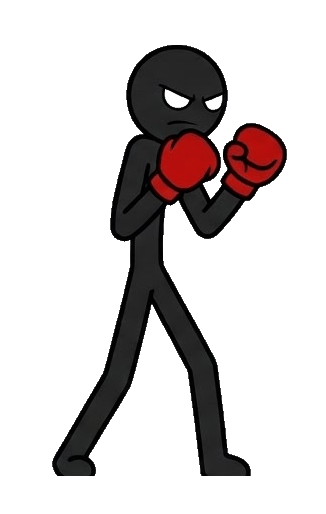
#> input picture art/boxeador/boxeador_activa_adrenalina.gif, 326 x 514 px, given in place of boxeador_guardia_idle.gif, which was not available
$ python build_sprites.py
#> lines starting #> are read from the running program, lines starting #| are printed output that depends on the picture; after the words box and inside, x2 and y2 are one past the last pixel; in counts of white or black regions, pixels touching at a corner belong together
#!/usr/bin/env python3
"""Convierte los GIF de art/boxeador/ en atlas de sprites para el juego.

Salida en src/assets/boxeador/:
  body.png     siluetas del cuerpo en blanco con alfa (el juego las tiñe con el
               color del jugador)
  gloves.png   guantes rojos y efectos de impacto, con su color original
  manifest.js  posición de cada cuadro en el atlas, desplazamiento respecto a los
               pies, y centros de cabeza y torso (para colocar los impactos)

Cada cuadro se recorta a su contenido y se coloca respecto a un origen común: el
centro de los pies en la postura de guardia, sobre el suelo. Así todos los
movimientos encajan entre sí sin importar el tamaño del lienzo del GIF.

Limpieza: los GIF traen ruido de compresión (píxeles blancos dentro del cuerpo y en
los bordes). El cuerpo se reconstruye solo con los píxeles oscuros, cerrando huecos,
y los guantes solo con los píxeles rojos.

Uso: python3 tools/build_sprites.py   (requiere Pillow, NumPy y SciPy)
"""
import json
from pathlib import Path

import numpy as np
from PIL import Image, ImageSequence
from scipy import ndimage as ndi

ROOT = Path(__file__).resolve().parent.parent
SRC = ROOT / "art" / "boxeador"
OUT = ROOT / "src" / "assets" / "boxeador"
SCALE = 0.5
ATLAS_WIDTH = 2048

CLIPS = [
    "guardia_idle", "jab", "cross", "gancho", "uppercut", "bloqueo",
    "esquivar_atras", "esquivar_agachado", "desplazamiento",
    "recibir_golpe", "recibir_cross_prueba", "recibir_gancho", "recibir_golpe_uppercut",
    "bloquea_esquiva_golpe", "esquiva_esquiva_golpe",
    "activa_adrenalina", "pose_de_cansancio", "saludo_inicio_combate",
    "celebracion_victoria", "caer_derrotado_nocaut", "levantarse_despues_de_caer",
]

# Cuadro que muestra la postura de guardia (de él se toma el origen de los pies).
GUARD_FRAME = {
    "levantarse_despues_de_caer": 3,
    "celebracion_victoria": 3,
    "pose_de_cansancio": 3,
    "saludo_inicio_combate": 3,
}


# Cuadro donde la figura está de pie para medir su altura (por defecto, el de guardia).
SIZE_FRAME = {"celebracion_victoria": 0}


def load(name):
#> called with name = 'guardia_idle'
    path = SRC / f"boxeador_{name}.gif"
    with Image.open(path) as im:
#> im is the input picture: PIL image 326x514 P; mean R, G, B, A 19, 14.6, 14.6, 62.8
        frames = [np.array(f.convert("RGBA")) for f in ImageSequence.Iterator(im)]
#> frames = 4 items
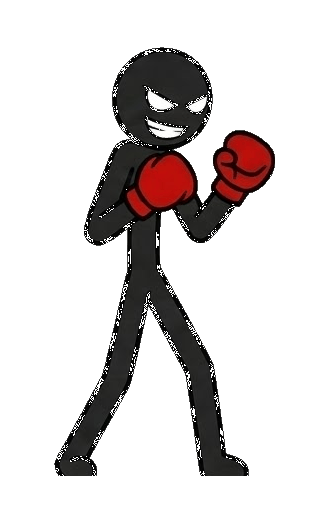
#> im: PIL image 326x514 RGBA; mean R, G, B, A 19.6, 15.3, 15, 59.8; transparent parts drawn white
    with Image.open(path) as im:
        durations = [f.info.get("duration", 160) for f in ImageSequence.Iterator(im)]
#> durations = [180, 220, 340, 280]
    return frames, durations


def split(rgba):
    """Devuelve (cuerpo, guantes) como máscaras booleanas."""
    r, g, b, a = (rgba[..., i].astype(int) for i in range(4))
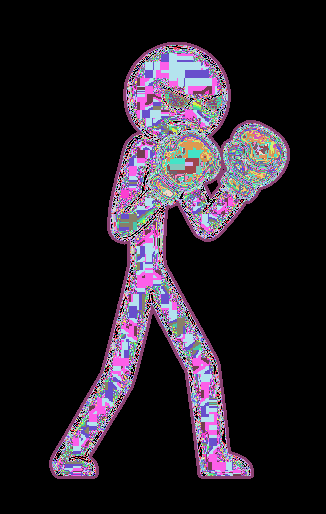
#> r: shape (514, 326) int64; 98 distinct labels, from 0 to 255; one colour per label, 0 black
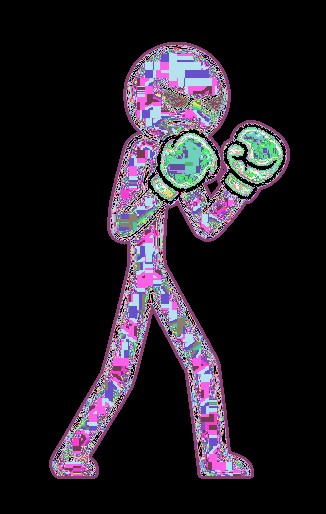
#> g: shape (514, 326) int64; 58 distinct labels, from 0 to 255; one colour per label, 0 black
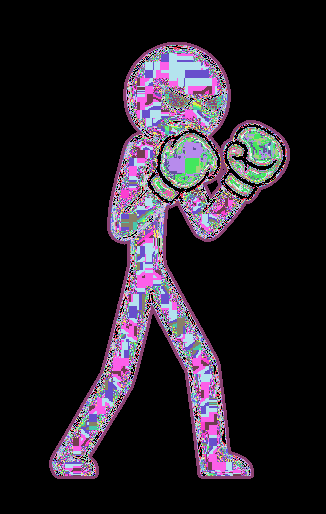
#> b: shape (514, 326) int64; 61 distinct labels, from 0 to 255; one colour per label, 0 black
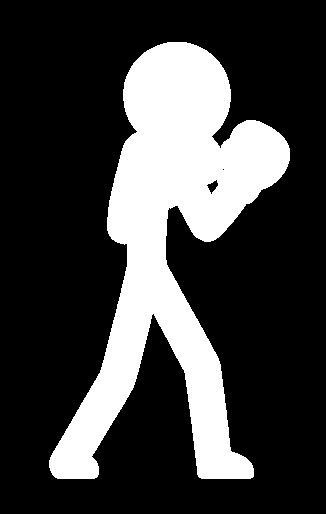
#> a: shape (514, 326) int64; 24.6% white; 1 white region, box (x1, y1, x2, y2) and area: (49, 42, 290, 479) 41239
    opaque = a > 0
    red = opaque & (r - np.maximum(g, b) > 28)
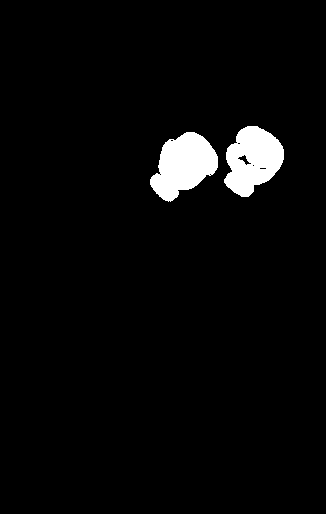
#> red: shape (514, 326) bool; 3.5% white; 2 white regions, box (x1, y1, x2, y2) and area: (150, 132, 218, 202) 2996, (224, 126, 284, 197) 2864
    dark = opaque & ~red & (np.maximum(np.maximum(r, g), b) < 110)
#> dark: shape (514, 326) bool; 17.6% white; 6 white regions (4 under 20 px), largest, box (x1, y1, x2, y2) and area: (52, 45, 287, 476) 29466, (238, 155, 251, 165) 46
    body = ndi.binary_closing(dark, structure=np.ones((3, 3)), iterations=2)
#> body: shape (514, 326) bool; 17.7% white; 4 white regions (2 under 20 px), largest, box (x1, y1, x2, y2) and area: (52, 45, 287, 476) 29655, (238, 155, 251, 165) 46
    body = ndi.binary_fill_holes(body | red) & ~red | dark
#> body: shape (514, 326) bool; 18.1% white; 6 white regions (4 under 20 px), largest, box (x1, y1, x2, y2) and area: (52, 45, 287, 476) 30282, (238, 155, 251, 165) 46
    labels, count = ndi.label(body)
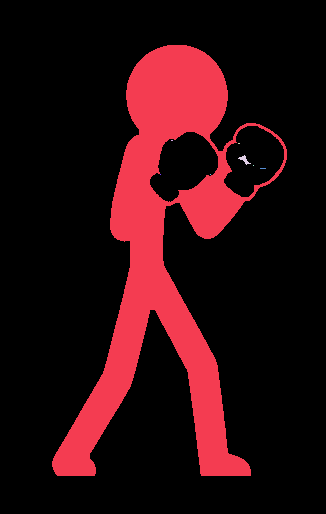
#> labels: shape (514, 326) int32; 9 distinct labels, from 0 to 8; one colour per label, 0 black
#> count = 8
    if count:
        sizes = ndi.sum(body, labels, range(1, count + 1))
#> sizes = [30280, 2, 2, 46, 1, 6, 1, 1]
        for index, size in enumerate(sizes, 1):
            if size < 60:
                body[labels == index] = False
#> this loop made 8 passes
#> size on passes 1 to 8: 30280, 2, 2, 46, 1, 6, 1, 1
#> body: shape (514, 326) bool; 18.1% white; 1 white region, box (x1, y1, x2, y2) and area: (52, 45, 287, 476) 30280
    return body, red


def head_of(body):
    """Centro y diámetro de la cabeza: lo más grueso del cuerpo (los miembros son finos)."""
    dist = ndi.distance_transform_edt(body)
    peak = dist.max()
    core = dist >= peak * 0.6
    labels, count = ndi.label(core)
    if not count:
        return None
    sizes = ndi.sum(core, labels, range(1, count + 1))
    ys, xs = np.where(labels == (int(np.argmax(sizes)) + 1))
    return float(xs.mean()), float(ys.mean()), float(peak * 2)


def height_of(body):
    ys, _ = np.where(body)
    return int(ys.max() - ys.min() + 1)


def feet_of(body):
    """Suelo (fila inferior) y centro horizontal de los pies."""
    ys, xs = np.where(body)
    ground = ys.max()
    return float(xs[ys > ground - 14].mean()), int(ground)


def shrink(rgba, k):
    im = Image.fromarray(rgba, "RGBA").convert("RGBa")
    size = (max(1, round(im.width * k)), max(1, round(im.height * k)))
    return np.array(im.resize(size, Image.LANCZOS).convert("RGBA"))


def main():
    # Referencia de tamaño: la altura de la figura de pie en el idle. Algunos GIF
    # nuevos están dibujados más grandes y se normalizan por la altura de pie.
    reference = height_of(split(load("guardia_idle")[0][0])[0])
#> reference = 431
    prepared = {}
    for name in CLIPS:
        frames, durations = load(name)
#> frames = 4 items; durations = [180, 220, 340, 280]
        parts = [split(f) for f in frames]
#> parts = 4 items
        guard = GUARD_FRAME.get(name, 0)
        size = height_of(parts[SIZE_FRAME.get(name, guard)][0])
#> size = 431
        fix = reference / size if abs(size / reference - 1) > 0.06 else 1.0
#> fix = 1
        ax, ground = feet_of(parts[guard][0])
#> in feet_of, `ground = ys.max()`: ground = 475
#> ax = 156; ground = 475
        prepared[name] = dict(frames=frames, parts=parts, durations=durations, fix=fix, ax=ax, ground=ground)
        print(f"{name:30s} altura={size:4d} escala={fix:.3f} pies=({ax:.0f},{ground})")
#| guardia_idle                   altura= 431 escala=1.000 pies=(156,475)
#> pass 2 of the loop in main, `for name in CLIPS:`:
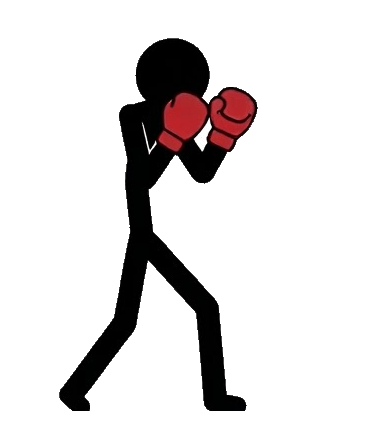
#> input picture art/boxeador/boxeador_bloquea_esquiva_golpe.gif, 388 x 448 px, given in place of boxeador_jab.gif, which was not available
#> in load, im is the input picture: PIL image 388x448 P; mean R, G, B, A 10.8, 8.1, 8.2, 40.9
#> in load (call 3), `frames = [np.array(f.convert("RGBA")) for f in ImageSequence.Iterator(..`:
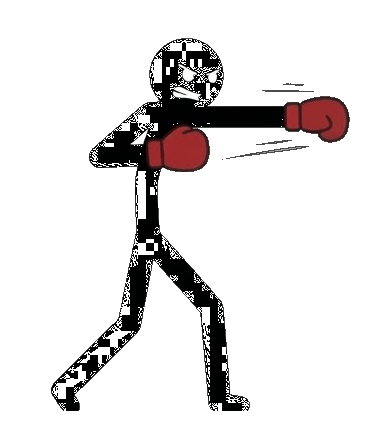
#> im: PIL image 388x448 RGBA; mean R, G, B, A 14.2, 11.9, 11.9, 40.2; transparent parts drawn white
#> in load (call 3), `durations = [f.info.get("duration", 160) for f in ImageSequence.Iterat..`: durations = [180, 180, 200, 240]
#> in height_of (call 3), `ys, _ = np.where(body)`: ys = 19387 values from 38 to 410
#> in height_of (call 3), `ys, _ = np.where(body)`:
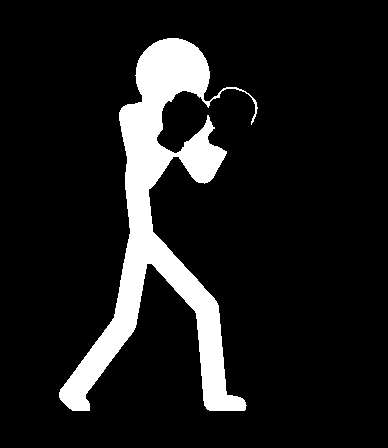
#> body: shape (448, 388) bool; 11.2% white; 1 white region, box (x1, y1, x2, y2) and area: (59, 38, 258, 411) 19387
#> in main, `size = height_of(parts[SIZE_FRAME.get(name, guard)][0])`: size = 373
#> fix = 1.16
#> in main, `ax, ground = feet_of(parts[guard][0])`: ax = 169; ground = 410
#| jab                            altura= 373 escala=1.155 pies=(169,410)

    # Recorta cada cuadro a su contenido, referido al origen común (pies sobre el suelo).
    items = []
    for name in CLIPS:
        p = prepared[name]
        k = SCALE * p["fix"]
        for index, frame in enumerate(p["frames"]):
            body, glove = p["parts"][index]
            union = body | glove
            ys, xs = np.where(union)
            x0, x1, y0, y1 = xs.min(), xs.max() + 1, ys.min(), ys.max() + 1
            body_rgba = np.zeros((*body.shape, 4), np.uint8)
            body_rgba[body] = (255, 255, 255, 255)
            glove_rgba = frame.copy()
            glove_rgba[~glove] = 0
            glove_rgba[glove, 3] = 255
            head = head_of(body)
            hx, hy, hd = head if head else ((x0 + x1) / 2, y0 + 28, 56.0)
            band = body.copy()
            band[: int(hy + hd * 0.9)] = False
            band[int(hy + hd * 2.3):] = False
            if band.any():
                by, bx = np.where(band)
                tx, ty = float(bx.mean()), float(by.mean())
            else:
                tx, ty = hx, hy
            rel = lambda x, y: [round((x - p["ax"]) * k, 1), round((y - p["ground"]) * k, 1)]
            items.append(dict(
                clip=name, index=index,
                body=shrink(np.ascontiguousarray(body_rgba[y0:y1, x0:x1]), k),
                gloves=shrink(np.ascontiguousarray(glove_rgba[y0:y1, x0:x1]), k),
                ox=round((x0 - p["ax"]) * k, 1), oy=round((y0 - p["ground"]) * k, 1),
                head=rel(hx, hy), torso=rel(tx, ty),
                reach=int(np.where(glove.any(axis=0))[0].max()) if glove.any() else 0,
            ))

    # Empaquetado en estantes (de más alto a más bajo) dentro de un atlas estrecho.
    pad = 2
    order = sorted(range(len(items)), key=lambda i: -items[i]["body"].shape[0])
    x = y = shelf = 0
    for i in order:
        h, w = items[i]["body"].shape[:2]
        if x + w + pad > ATLAS_WIDTH:
            x, y, shelf = 0, y + shelf + pad, 0
        items[i]["x"], items[i]["y"] = x, y
        x += w + pad
        shelf = max(shelf, h)
    atlas_h = y + shelf + pad
    body_atlas = np.zeros((atlas_h, ATLAS_WIDTH, 4), np.uint8)
    glove_atlas = np.zeros_like(body_atlas)
    for item in items:
        h, w = item["body"].shape[:2]
        body_atlas[item["y"]:item["y"] + h, item["x"]:item["x"] + w] = item["body"]
        glove_atlas[item["y"]:item["y"] + h, item["x"]:item["x"] + w] = item["gloves"]

    OUT.mkdir(parents=True, exist_ok=True)
    Image.fromarray(body_atlas, "RGBA").save(OUT / "body.png", optimize=True)
    Image.fromarray(glove_atlas, "RGBA").save(OUT / "gloves.png", optimize=True)

    manifest = {
        "atlas": {"w": ATLAS_WIDTH, "h": int(atlas_h)},
        "height": round(float(feet_height(prepared)) * SCALE, 1),
        "clips": {},
    }
    for name in CLIPS:
        frames = [i for i in items if i["clip"] == name]
        reach = [f["reach"] for f in frames]
        manifest["clips"][name] = {
            "durations": prepared[name]["durations"],
            "reach": int(np.argmax(reach)),
            "frames": [
                {"x": f["x"], "y": f["y"], "w": f["body"].shape[1], "h": f["body"].shape[0],
                 "ox": f["ox"], "oy": f["oy"], "head": f["head"], "torso": f["torso"]}
                for f in frames
            ],
        }
    (OUT / "manifest.js").write_text(
        "// Generado por tools/build_sprites.py; no editar a mano.\n"
        "export const BOXEADOR = " + json.dumps(manifest, indent=2) + ";\n",
        encoding="utf-8",
    )
    print("atlas", ATLAS_WIDTH, "x", atlas_h, "| altura de la figura", manifest["height"])


def feet_height(prepared):
    """Altura de la figura de guardia (cabeza a pies) en píxeles originales."""
    body = prepared["guardia_idle"]["parts"][0][0]
    ys, _ = np.where(body)
    return ys.max() - ys.min() + 1


if __name__ == "__main__":
#> (the run stopped early here; a loop or call above may not have finished)
